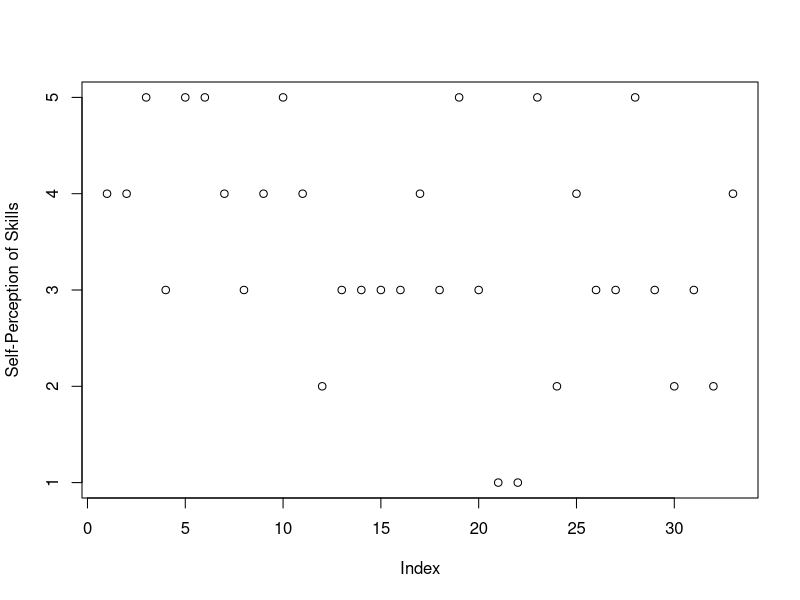
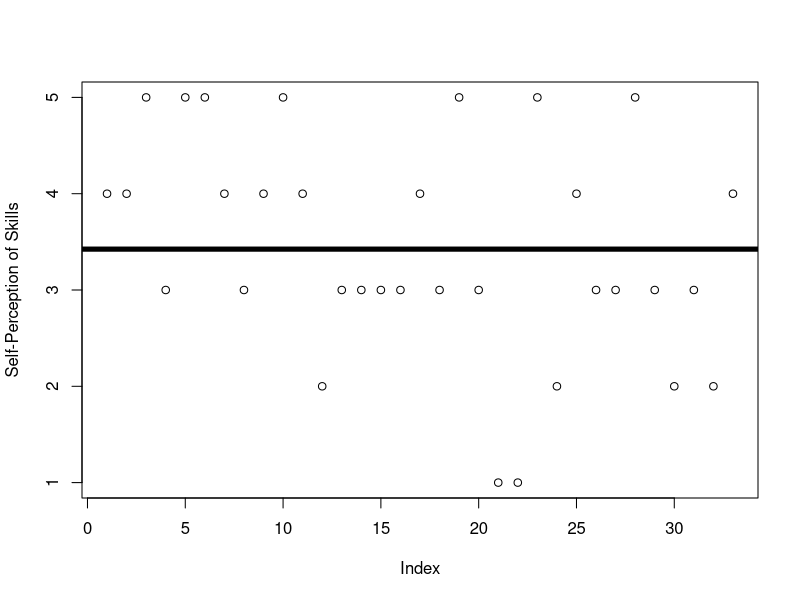
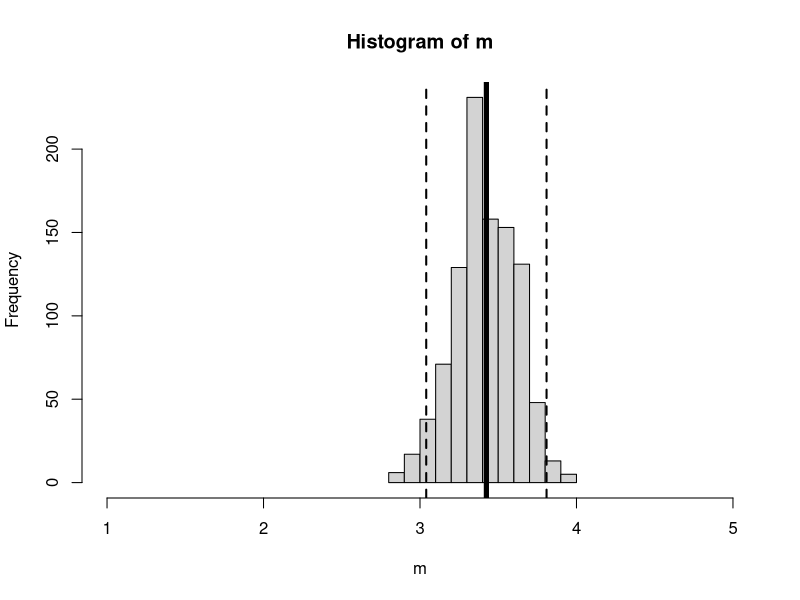
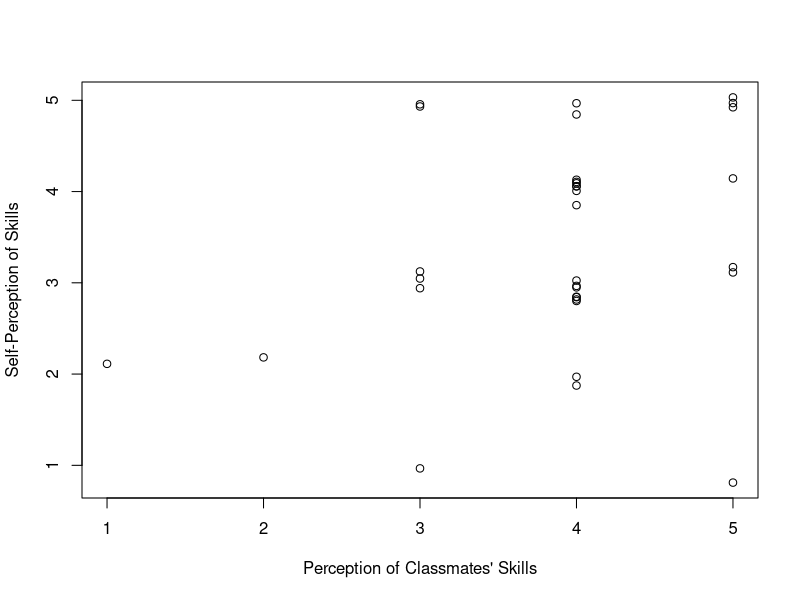
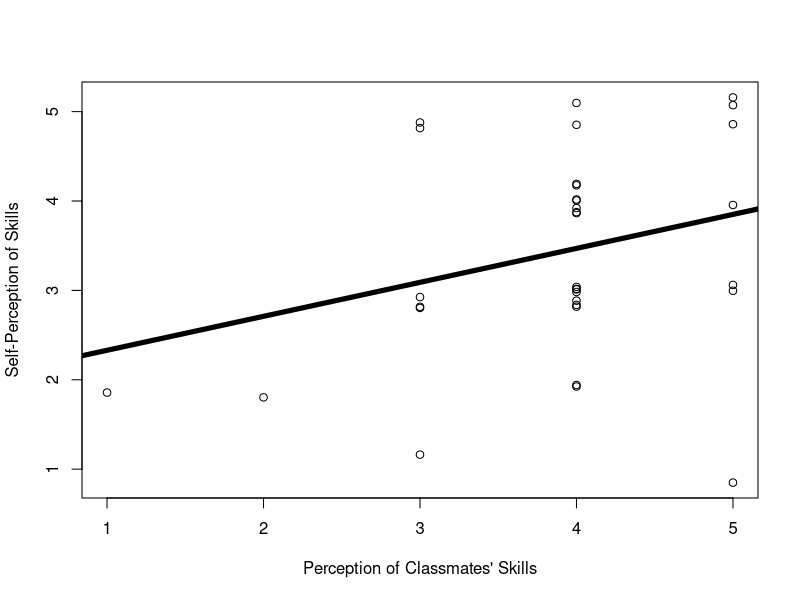
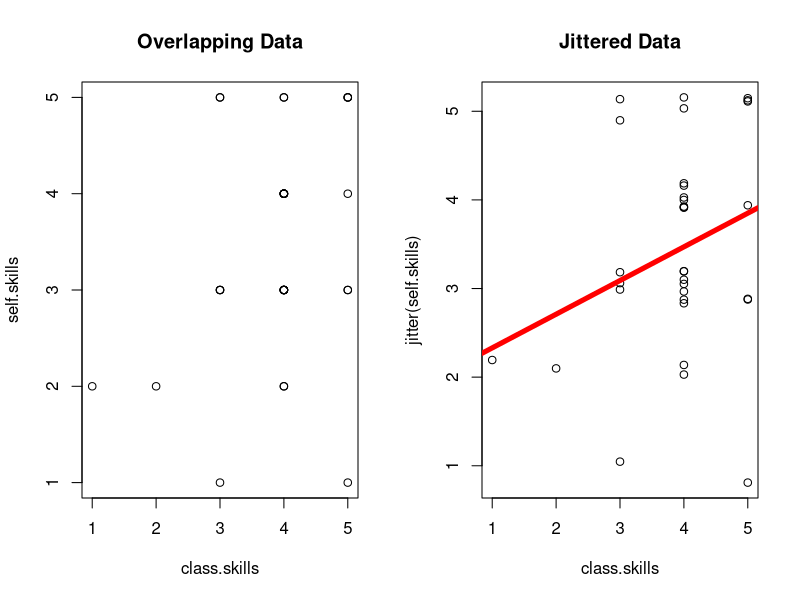

R code for these plots, in order:
## ---- chunk 1
#| include: false
d <- read.csv("../datasets/Grad Onboard 2025/grad_onboard_SP25.csv",
                           stringsAsFactors = T)
## ---- chunk 2
plot(d$self.skills, 
     ylab = "Self-Perception of Skills",
     xlab = "Index") 
abline(h = mean(d$self.skills, na.rm = T), lwd = 0)
## ---- chunk 3
plot(d$self.skills, 
     ylab = "Self-Perception of Skills",
     xlab = "Index") 
abline(h = mean(d$self.skills, na.rm = T), lwd = 5)
## ---- chunk 4
## quantifying errors (residuals)
residuals <- d$self.skills - mean(d$self.skills, na.rm = T)
SST <- sum(residuals^2)
SST

SST/length(residuals) # average of squared residuals (variance)
sqrt(SST/length(residuals)) # average of residuals, unsquared (standard deviation)

sd(d$self.skills) # slightly higher
sqrt(SST/(length(residuals)-1)) # the 'real' equation; n-1 to inflate our estimate / adjust for small samples.
## ---- chunk 5
m <- array()
for(i in c(1:1000)){
 nd <- d[sample(1:nrow(d), nrow(d), replace = T),] # a new sample
 m[i] <- mean(nd$self.skills, na.rm = T)
}
mean(d$self.skills, na.rm = T)
mean(m) # similar!

sum(m > 2.5) # all of them (100% greater than the midpoint of the scale.)

sd(m) # sampling error!

hist(m, xlim = c(1,5)) # our distribution of sampling estimates 
abline(v = c(mean(d$self.skills),
             mean(d$self.skills) + 1.96 * sd(m),
             mean(d$self.skills) - 1.96 * sd(m)),
       lwd = c(5,2,2), # two line widths
       lty = c(1,2,2)) # two line types
## ---- chunk 6
lm(self.skills ~ 1, data = d) # predicting self.skills from a constant (1), using the datset = d
mod0 <- lm(self.skills ~ 1, data = d) # saving this as a model object
coef(mod0) # looking at the coefficients
mod0$residuals # finding the residuals
## ---- chunk 7
plot(jitter(self.skills) ~ class.skills, data = d, 
     ylab = "Self-Perception of Skills",
     xlab = "Perception of Classmates' Skills") 
abline(lm(self.skills ~ class.skills, data = d), lwd = 0)
## ---- chunk 8
plot(jitter(self.skills) ~ class.skills, data = d, 
     ylab = "Self-Perception of Skills",
     xlab = "Perception of Classmates' Skills") 
abline(lm(self.skills ~ class.skills, data = d), lwd = 5)
## ---- chunk 9
mod1 <- lm(self.skills ~ class.skills, data = d)

par(mfrow = c(1,2))
plot(self.skills ~ class.skills, data = d, main = "Overlapping Data")
plot(jitter(self.skills) ~ class.skills, data = d, main = "Jittered Data") # jittered
abline(mod1, lwd = 5, col = 'red')

coef(mod1)
## ---- chunk 10
mod1$residuals # R does the residual calculation for us.
## ---- chunk 11
names(d) # what other (numeric, for now) variable might predict self.skills?

## ---- chunk 12

## ---- chunk 13

## ---- chunk 14

## ---- chunk 15

## ---- chunk 16
